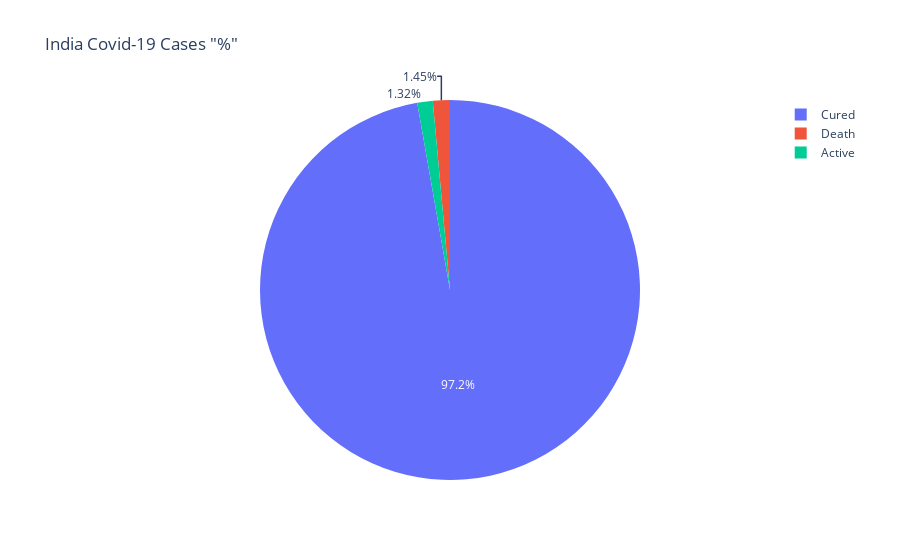

The notebook cell saved with this chart:
### Markdown cell above
## Cured/Death/Active

### Code cell
px.pie(names=['Cured','Death','Active'],
       values=[recovery_rate, death_rate, active_rate],
       title='India Covid-19 Cases "%"')

### Figure 1 — Plotly figure (JSON) as saved in the notebook; plotly's stock layout.template omitted (floating-point values rounded to 4 significant figures)
{"data": [{"domain": {"x": [0, 1], "y": [0, 1]}, "hovertemplate": "label=%{label}<br>value=%{value}<extra></extra>", "labels": ["Cured", "Death", "Active"], "legendgroup": "", "name": "", "showlegend": true, "type": "pie", "values": [97.24, 1.449, 1.315]}], "layout": {"legend": {"tracegroupgap": 0}, "title": {"text": "India Covid-19 Cases \"%\""}}}
